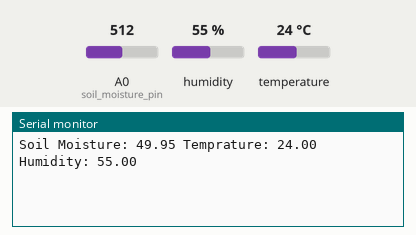
This sketch was run on a simulated ESP8266 (NodeMCU). On the bench: the last lines printed to the serial monitor. Inputs (shaded band) come from the test bench; at power-on: humidity 55 %, A0 (soil_moisture_pin) = 512, temperature 24 °C. WiFi joins after 1.5 s; servers stay silent unless stated.

Above: at 3.0 s.
3.1 s: humidity set to 22 %
At 4.4 s:
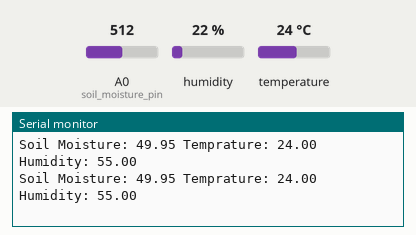
4.6 s: A0 (soil_moisture_pin) set to 716
At 5.6 s:
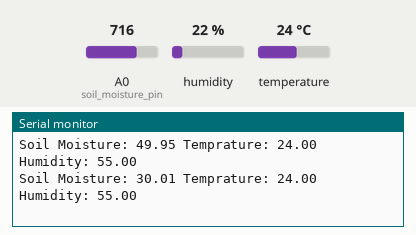
6.1 s: temperature set to 12 °C
At 7.1 s:
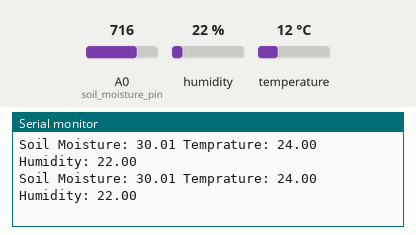
7.6 s: A0 (soil_moisture_pin) set to 900
At 8.6 s:
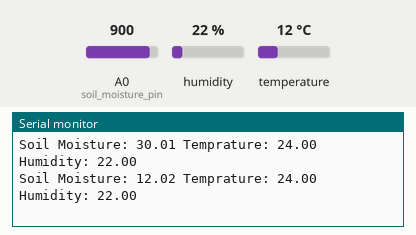
9.1 s: humidity set to 40 %
At 10.6 s:
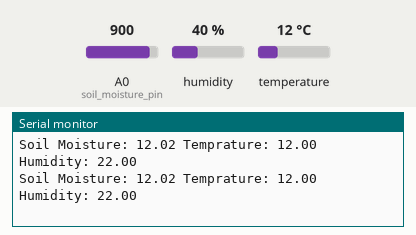
Timing chart, 0 to 11.6 s (numbered marks = the images above; inputs shaded):
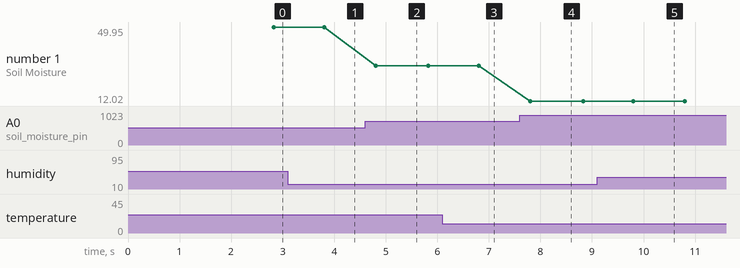

The sketch:

DHT_NodeMcu-1.ino
```cpp
#define BLYNK_PRINT Serial


#include <ESP8266WiFi.h>
#include <BlynkSimpleEsp8266.h>
#include <DHT.h>

// You should get Auth Token in the Blynk App.
// Go to the Project Settings (nut icon).
char auth[] = "SC5nTryZByqNXNQLwy2qfIvCRk1lxZ0_";

// Your WiFi credentials.
// Set password to "" for open networks.
//char ssid[] = "WiFi";
//char pass[] = "12345678";
char ssid[] = "H!T";
char pass[] = "H!RO-015";

#define DHTPIN 0          // D3
#define soil_moisture_pin A0

// Uncomment whatever type you're using!
#define DHTTYPE DHT11     // DHT 11


DHT dht(DHTPIN, DHTTYPE);
BlynkTimer timer;

// This function sends Arduino's up time every second to Virtual Pin (5).
// In the app, Widget's reading frequency should be set to PUSH. This means
// that you define how often to send data to Blynk App.
void sendSensor()
{
  float h = dht.readHumidity();
  float t = dht.readTemperature(); // or dht.readTemperature(true) for Fahrenheit
  float moisture_percentage;
  moisture_percentage = ( 100.00 - ( (analogRead(soil_moisture_pin)/1023.00) * 100.00 ) );
  Blynk.virtualWrite(V7, moisture_percentage);

  //TESTING THE SENSOR OUTPUT IN SERIAL MONITOR
  Serial.print("Soil Moisture: ");
  Serial.print(moisture_percentage);
  Serial.print(" Temprature: ");
  Serial.print(t);
  Serial.print(" Humidity: ");
  Serial.print(h);
  Serial.print("\n");


  if (isnan(h) || isnan(t)) {
    Serial.println("Failed to read from DHT sensor!");
    return;
  }
  // You can send any value at any time.
  // Please don't send more that 10 values per second.
  Blynk.virtualWrite(V5, t);
  Blynk.virtualWrite(V6, h);

}


void setup()
{
  // Debug console
  Serial.begin(9600);

  Blynk.begin(auth, ssid, pass);
  // You can also specify server:
  //Blynk.begin(auth, ssid, pass, "blynk-cloud.com", 8442);
  //Blynk.begin(auth, ssid, pass, IPAddress(192,168,1,100), 8442);

  dht.begin();

  // Setup a function to be called every second
  timer.setInterval(1000L, sendSensor);

}

void loop()
{
  Blynk.run();
  timer.run();
}
```

Measured:
- after the input at 4.6 s, the serial monitor: prints a new line after 0.20 s (image 2)
- after the input at 7.6 s, the serial monitor: prints a new line after 0.20 s (image 4)
- plotted number 1: 49.95 → 30.01 after the input at 4.6 s, 30.01 → 12.02 after the input at 7.6 s
